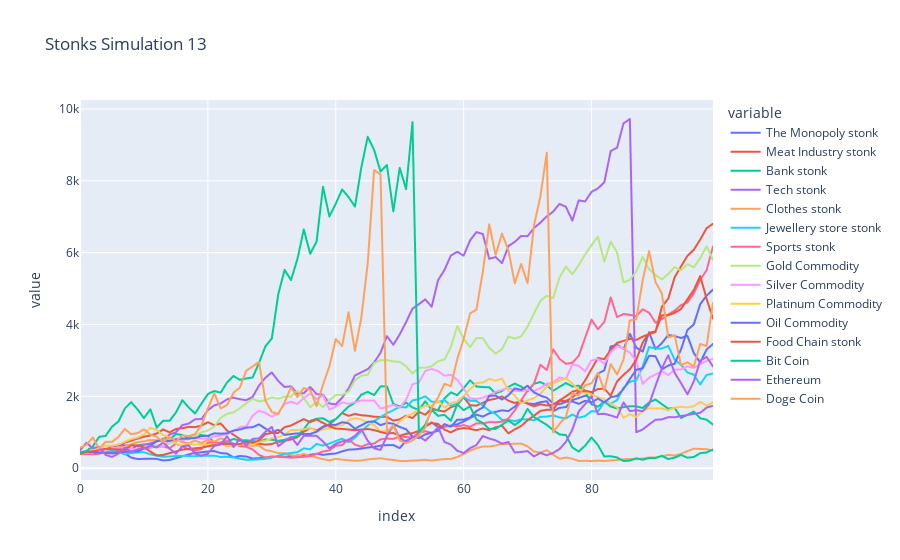

Notebook cell for this chart:
### Code cell
main_df = None
list_of_df = []

count += 1

for i in tqdm(range(1)):
    
    the_monopoly_stonk = {'name':'The Monopoly stonk' ,'price': stonk_start_value , 'phase': phase1 , 'phase_number':1,'bought_price':stonk_start_value , 'percent_increase_in_value': 1 , 'owner': None ,'price_history' : [], 'percent_increase_pr_round':0}
    meat_industry_stonk = {'name':'Meat Industry stonk','price': stonk_start_value , 'phase': phase1 , 'phase_number':1,'bought_price':stonk_start_value , 'percent_increase_in_value':1 , 'owner': None,'price_history' : [], 'percent_increase_pr_round':0}
    bank_stonk = {'name':'Bank stonk','price': stonk_start_value , 'phase': phase1 , 'phase_number':1,'bought_price':stonk_start_value , 'percent_increase_in_value':1 , 'owner': None,'price_history' : [], 'percent_increase_pr_round':0} 
    tech_stonk = {'name':'Tech stonk','price': stonk_start_value , 'phase': phase1 , 'phase_number':1,'bought_price':stonk_start_value , 'percent_increase_in_value':1 , 'owner': None,'price_history' : [], 'percent_increase_pr_round':0} 
    clothes_stonk = {'name':'Clothes stonk','price': stonk_start_value , 'phase': phase1 , 'phase_number':1,'bought_price':stonk_start_value , 'percent_increase_in_value': 1 , 'owner': None,'price_history' : [], 'percent_increase_pr_round':0}
    jewellery_store_stonk = {'name':'Jewellery store stonk','price': stonk_start_value , 'phase': phase1 , 'phase_number':1,'bought_price':stonk_start_value , 'percent_increase_in_value': 1 , 'owner': None,'price_history' : [], 'percent_increase_pr_round':0}
    sports_stonk = {'name':'Sports stonk','price': stonk_start_value , 'phase': phase1 , 'phase_number':1,'bought_price':stonk_start_value , 'percent_increase_in_value': 1 , 'owner': None,'price_history' : [], 'percent_increase_pr_round':0}
    food_chain_stonk = {'name':'Food Chain stonk','price': stonk_start_value , 'phase': phase1 , 'phase_number':1,'bought_price':stonk_start_value , 'percent_increase_in_value': 1 , 'owner': None,'price_history' : [], 'percent_increase_pr_round':0}
    gold = {'name':'Gold Commodity','price': stonk_start_value , 'phase': phase1 , 'phase_number':1 ,'bought_price':stonk_start_value , 'percent_increase_in_value': 1 , 'owner': None,'price_history' : [], 'percent_increase_pr_round':0}
    silver = {'name':'Silver Commodity','price': stonk_start_value , 'phase': phase1 , 'phase_number':1 ,'bought_price':stonk_start_value , 'percent_increase_in_value': 1 , 'owner': None,'price_history' : [], 'percent_increase_pr_round':0}
    platinum = {'name':'Platinum Commodity','price': stonk_start_value , 'phase': phase1 , 'phase_number':1 ,'bought_price':stonk_start_value , 'percent_increase_in_value': 1 , 'owner': None,'price_history' : [], 'percent_increase_pr_round':0}
    oil = {'name':'Oil Commodity','price': stonk_start_value , 'phase': phase1 , 'phase_number':1,'bought_price':stonk_start_value , 'percent_increase_in_value': 1 , 'owner': None,'price_history' : [], 'percent_increase_pr_round':0}
    bit_coin = {'name':'Bit Coin','price': stonk_start_value , 'phase': phase_crypto , 'phase_number':4,'bought_price':stonk_start_value , 'percent_increase_in_value': 1 , 'owner': None,'price_history' : [], 'percent_increase_pr_round':0}
    ethereum = {'name':'Ethereum','price': stonk_start_value , 'phase': phase_crypto , 'phase_number':4,'bought_price':stonk_start_value , 'percent_increase_in_value': 1 , 'owner': None,'price_history' : [], 'percent_increase_pr_round':0}
    doge_coin = {'name':'Doge Coin','price': stonk_start_value , 'phase': phase_crypto , 'phase_number':4,'bought_price':stonk_start_value , 'percent_increase_in_value': 1 , 'owner': None,'price_history' : [], 'percent_increase_pr_round':0}


    stonks_list = [the_monopoly_stonk, meat_industry_stonk, bank_stonk,tech_stonk, clothes_stonk, jewellery_store_stonk
                    ,sports_stonk, gold,silver,platinum, oil, food_chain_stonk, bit_coin, ethereum, doge_coin ]
    

    for i in range(100):
        if (i%7 == 0 ) and i != 0:
            stonk_phase_change()
            ensure_crypto_stays_crypto()
        stonk_update_every_round()

    df = pd.DataFrame({ "{}".format(stonk['name']): stonk['price_history'] for stonk in stonks_list })
    df.reset_index(inplace = True)

    list_of_df.append(df.copy())

    
main_df = list_of_df[0].copy()
    
for idx in range(len(main_df)):
    for col in main_df:
        if col != "index":
            main_df.loc[idx,col] = sum([df.loc[idx,col] for df in list_of_df]) // len(list_of_df)


fig = px.line(main_df, x="index", y=[col for col in main_df if col != "index"], title='Stonks Simulation {}'.format(count))
fig.show()

### Figure 1 — Plotly figure (JSON) as saved in the notebook; plotly's stock layout.template omitted (floating-point values rounded to 4 significant figures)
{"data": [{"hovertemplate": "variable=The Monopoly stonk<br>index=%{x}<br>value=%{y}<extra></extra>", "legendgroup": "The Monopoly stonk", "line": {"color": "#636efa", "dash": "solid"}, "mode": "lines", "name": "The Monopoly stonk", "showlegend": true, "type": "scattergl", "x": [0, 1, 2, 3, 4, 5, 6, 7, 8, 9, 10, 11, 12, 13, 14, 15, 16, 17, 18, 19, 20, 21, 22, 23, 24, 25, 26, 27, 28, 29, 30, 31, 32, 33, 34, 35, 36, 37, 38, 39, 40, 41, 42, 43, 44, 45, 46, 47, 48, 49, 50, 51, 52, 53, 54, 55, 56, 57, 58, 59, 60, 61, 62, 63, 64, 65, 66, 67, 68, 69, 70, 71, 72, 73, 74, 75, 76, 77, 78, 79, 80, 81, 82, 83, 84, 85, 86, 87, 88, 89, 90, 91, 92, 93, 94, 95, 96, 97, 98, 99], "xaxis": "x", "y": [399, 420, 436, 475, 464, 465, 461, 410, 295, 255, 260, 264, 257, 215, 228, 279, 331, 383, 431, 442, 465, 477, 420, 407, 301, 339, 325, 269, 280, 300, 322, 323, 318, 330, 359, 349, 373, 402, 371, 395, 409, 468, 517, 525, 544, 575, 593, 629, 641, 641, 559, 762, 848, 999, 1176, 1272, 1147, 1149, 1187, 1219, 1302, 1394, 1490, 1436, 1526, 1568, 1610, 1589, 1714, 1880, 1804, 1785, 1836, 1865, 1587, 1680, 1700, 1897, 1952, 2020, 1953, 2630, 2724, 3388, 3432, 3318, 3739, 3357, 3246, 3784, 3318, 3480, 3709, 3679, 3623, 3684, 3205, 2938, 3305, 3457], "yaxis": "y"}, {"hovertemplate": "variable=Meat Industry stonk<br>index=%{x}<br>value=%{y}<extra></extra>", "legendgroup": "Meat Industry stonk", "line": {"color": "#EF553B", "dash": "solid"}, "mode": "lines", "name": "Meat Industry stonk", "showlegend": true, "type": "scattergl", "x": [0, 1, 2, 3, 4, 5, 6, 7, 8, 9, 10, 11, 12, 13, 14, 15, 16, 17, 18, 19, 20, 21, 22, 23, 24, 25, 26, 27, 28, 29, 30, 31, 32, 33, 34, 35, 36, 37, 38, 39, 40, 41, 42, 43, 44, 45, 46, 47, 48, 49, 50, 51, 52, 53, 54, 55, 56, 57, 58, 59, 60, 61, 62, 63, 64, 65, 66, 67, 68, 69, 70, 71, 72, 73, 74, 75, 76, 77, 78, 79, 80, 81, 82, 83, 84, 85, 86, 87, 88, 89, 90, 91, 92, 93, 94, 95, 96, 97, 98, 99], "xaxis": "x", "y": [409, 399, 411, 420, 478, 513, 547, 715, 765, 823, 875, 910, 965, 1080, 997, 1091, 1113, 1149, 1143, 1187, 1280, 1194, 1245, 1047, 932, 811, 725, 621, 682, 656, 673, 734, 759, 799, 861, 1013, 1125, 1045, 1157, 1223, 1365, 1536, 1456, 1509, 1474, 1460, 1433, 1425, 1430, 1325, 1359, 1463, 1392, 1570, 1486, 1664, 1607, 1578, 1694, 1758, 1974, 1752, 1741, 1821, 1897, 1934, 1997, 1879, 1816, 1859, 1795, 1723, 1776, 1745, 1764, 1889, 2000, 2128, 2179, 2444, 2759, 3068, 3037, 3292, 3489, 3544, 3600, 3571, 3663, 3732, 3787, 4495, 4719, 5313, 5616, 5910, 6079, 6364, 6682, 6804], "yaxis": "y"}, {"hovertemplate": "variable=Bank stonk<br>index=%{x}<br>value=%{y}<extra></extra>", "legendgroup": "Bank stonk", "line": {"color": "#00cc96", "dash": "solid"}, "mode": "lines", "name": "Bank stonk", "showlegend": true, "type": "scattergl", "x": [0, 1, 2, 3, 4, 5, 6, 7, 8, 9, 10, 11, 12, 13, 14, 15, 16, 17, 18, 19, 20, 21, 22, 23, 24, 25, 26, 27, 28, 29, 30, 31, 32, 33, 34, 35, 36, 37, 38, 39, 40, 41, 42, 43, 44, 45, 46, 47, 48, 49, 50, 51, 52, 53, 54, 55, 56, 57, 58, 59, 60, 61, 62, 63, 64, 65, 66, 67, 68, 69, 70, 71, 72, 73, 74, 75, 76, 77, 78, 79, 80, 81, 82, 83, 84, 85, 86, 87, 88, 89, 90, 91, 92, 93, 94, 95, 96, 97, 98, 99], "xaxis": "x", "y": [430, 441, 441, 454, 509, 519, 565, 577, 523, 638, 662, 661, 740, 824, 797, 951, 925, 845, 947, 922, 896, 711, 705, 737, 814, 765, 779, 756, 734, 800, 793, 762, 789, 849, 896, 1088, 1317, 1376, 1391, 1286, 1368, 1547, 1714, 1820, 2047, 2124, 2036, 2276, 2278, 1788, 1716, 1824, 1690, 1622, 1863, 1620, 1624, 1942, 2110, 2034, 2225, 2447, 2273, 2257, 2252, 2083, 2149, 2262, 2354, 2273, 2138, 2351, 2398, 2304, 2154, 2263, 2371, 2273, 2298, 2153, 1778, 1713, 1850, 1716, 1662, 1698, 1725, 1721, 1677, 1831, 1911, 1782, 1659, 1678, 1399, 1487, 1576, 1390, 1349, 1214], "yaxis": "y"}, {"hovertemplate": "variable=Tech stonk<br>index=%{x}<br>value=%{y}<extra></extra>", "legendgroup": "Tech stonk", "line": {"color": "#ab63fa", "dash": "solid"}, "mode": "lines", "name": "Tech stonk", "showlegend": true, "type": "scattergl", "x": [0, 1, 2, 3, 4, 5, 6, 7, 8, 9, 10, 11, 12, 13, 14, 15, 16, 17, 18, 19, 20, 21, 22, 23, 24, 25, 26, 27, 28, 29, 30, 31, 32, 33, 34, 35, 36, 37, 38, 39, 40, 41, 42, 43, 44, 45, 46, 47, 48, 49, 50, 51, 52, 53, 54, 55, 56, 57, 58, 59, 60, 61, 62, 63, 64, 65, 66, 67, 68, 69, 70, 71, 72, 73, 74, 75, 76, 77, 78, 79, 80, 81, 82, 83, 84, 85, 86, 87, 88, 89, 90, 91, 92, 93, 94, 95, 96, 97, 98, 99], "xaxis": "x", "y": [432, 430, 439, 461, 528, 592, 641, 632, 642, 602, 652, 694, 745, 789, 936, 999, 1198, 1241, 1362, 1368, 1615, 1749, 1803, 1916, 1965, 1919, 1892, 1986, 2301, 2519, 2665, 2427, 2261, 2279, 2083, 2087, 2260, 2063, 2044, 1800, 1774, 1963, 2216, 2579, 2671, 2756, 2943, 3213, 3675, 3436, 3721, 4070, 4440, 4564, 4700, 4493, 5234, 5516, 5918, 6026, 5914, 6340, 6572, 6519, 5826, 5877, 5707, 6181, 6299, 6464, 6458, 6684, 6833, 7007, 7141, 7357, 7274, 6893, 7455, 7425, 7691, 7789, 7956, 8829, 8920, 9598, 9720, 1000, 1077, 1216, 1346, 1359, 1421, 1419, 1451, 1480, 1512, 1542, 1685, 1738], "yaxis": "y"}, {"hovertemplate": "variable=Clothes stonk<br>index=%{x}<br>value=%{y}<extra></extra>", "legendgroup": "Clothes stonk", "line": {"color": "#FFA15A", "dash": "solid"}, "mode": "lines", "name": "Clothes stonk", "showlegend": true, "type": "scattergl", "x": [0, 1, 2, 3, 4, 5, 6, 7, 8, 9, 10, 11, 12, 13, 14, 15, 16, 17, 18, 19, 20, 21, 22, 23, 24, 25, 26, 27, 28, 29, 30, 31, 32, 33, 34, 35, 36, 37, 38, 39, 40, 41, 42, 43, 44, 45, 46, 47, 48, 49, 50, 51, 52, 53, 54, 55, 56, 57, 58, 59, 60, 61, 62, 63, 64, 65, 66, 67, 68, 69, 70, 71, 72, 73, 74, 75, 76, 77, 78, 79, 80, 81, 82, 83, 84, 85, 86, 87, 88, 89, 90, 91, 92, 93, 94, 95, 96, 97, 98, 99], "xaxis": "x", "y": [397, 390, 419, 463, 495, 551, 577, 591, 671, 722, 749, 784, 777, 800, 801, 794, 727, 698, 768, 698, 789, 740, 833, 758, 684, 644, 636, 625, 631, 503, 471, 419, 419, 361, 341, 398, 344, 296, 253, 219, 262, 239, 222, 205, 211, 247, 260, 276, 245, 231, 200, 200, 210, 219, 235, 212, 236, 253, 257, 312, 392, 485, 559, 603, 602, 630, 674, 675, 679, 685, 606, 464, 433, 502, 375, 262, 296, 264, 200, 204, 200, 210, 200, 215, 227, 248, 258, 251, 272, 297, 299, 330, 369, 353, 398, 475, 542, 536, 529, 491], "yaxis": "y"}, {"hovertemplate": "variable=Jewellery store stonk<br>index=%{x}<br>value=%{y}<extra></extra>", "legendgroup": "Jewellery store stonk", "line": {"color": "#19d3f3", "dash": "solid"}, "mode": "lines", "name": "Jewellery store stonk", "showlegend": true, "type": "scattergl", "x": [0, 1, 2, 3, 4, 5, 6, 7, 8, 9, 10, 11, 12, 13, 14, 15, 16, 17, 18, 19, 20, 21, 22, 23, 24, 25, 26, 27, 28, 29, 30, 31, 32, 33, 34, 35, 36, 37, 38, 39, 40, 41, 42, 43, 44, 45, 46, 47, 48, 49, 50, 51, 52, 53, 54, 55, 56, 57, 58, 59, 60, 61, 62, 63, 64, 65, 66, 67, 68, 69, 70, 71, 72, 73, 74, 75, 76, 77, 78, 79, 80, 81, 82, 83, 84, 85, 86, 87, 88, 89, 90, 91, 92, 93, 94, 95, 96, 97, 98, 99], "xaxis": "x", "y": [420, 441, 480, 480, 510, 486, 468, 381, 421, 437, 443, 387, 345, 318, 325, 339, 344, 337, 331, 342, 347, 348, 311, 318, 299, 262, 236, 236, 249, 259, 295, 346, 400, 421, 447, 552, 524, 673, 629, 686, 755, 821, 722, 845, 1027, 1186, 1310, 1422, 1525, 1614, 1705, 1691, 1885, 1924, 2002, 1851, 1836, 1900, 1738, 1790, 1983, 1875, 1873, 1740, 1600, 1510, 1343, 1349, 1308, 1364, 1357, 1333, 1428, 1435, 1468, 1413, 1386, 1492, 1408, 1448, 1589, 1573, 1846, 1798, 1896, 2241, 2402, 2452, 2827, 3375, 3327, 3330, 3403, 3021, 2879, 2665, 2606, 2332, 2593, 2637], "yaxis": "y"}, {"hovertemplate": "variable=Sports stonk<br>index=%{x}<br>value=%{y}<extra></extra>", "legendgroup": "Sports stonk", "line": {"color": "#FF6692", "dash": "solid"}, "mode": "lines", "name": "Sports stonk", "showlegend": true, "type": "scattergl", "x": [0, 1, 2, 3, 4, 5, 6, 7, 8, 9, 10, 11, 12, 13, 14, 15, 16, 17, 18, 19, 20, 21, 22, 23, 24, 25, 26, 27, 28, 29, 30, 31, 32, 33, 34, 35, 36, 37, 38, 39, 40, 41, 42, 43, 44, 45, 46, 47, 48, 49, 50, 51, 52, 53, 54, 55, 56, 57, 58, 59, 60, 61, 62, 63, 64, 65, 66, 67, 68, 69, 70, 71, 72, 73, 74, 75, 76, 77, 78, 79, 80, 81, 82, 83, 84, 85, 86, 87, 88, 89, 90, 91, 92, 93, 94, 95, 96, 97, 98, 99], "xaxis": "x", "y": [403, 397, 386, 400, 458, 440, 464, 487, 513, 509, 543, 571, 616, 604, 557, 679, 611, 525, 495, 537, 715, 704, 717, 750, 681, 614, 595, 521, 369, 297, 329, 313, 308, 292, 307, 315, 337, 401, 464, 495, 625, 642, 800, 656, 597, 669, 687, 802, 823, 815, 881, 865, 856, 978, 1028, 981, 1085, 1149, 1180, 1165, 1200, 1149, 1248, 1245, 1283, 1279, 1293, 1384, 1608, 1892, 2162, 2356, 2879, 2732, 3308, 3043, 2906, 2935, 3128, 3628, 4135, 3866, 4070, 4753, 4206, 4294, 4268, 4229, 4423, 4330, 4052, 4153, 4277, 4383, 4540, 4612, 4865, 5244, 5510, 6170], "yaxis": "y"}, {"hovertemplate": "variable=Gold Commodity<br>index=%{x}<br>value=%{y}<extra></extra>", "legendgroup": "Gold Commodity", "line": {"color": "#B6E880", "dash": "solid"}, "mode": "lines", "name": "Gold Commodity", "showlegend": true, "type": "scattergl", "x": [0, 1, 2, 3, 4, 5, 6, 7, 8, 9, 10, 11, 12, 13, 14, 15, 16, 17, 18, 19, 20, 21, 22, 23, 24, 25, 26, 27, 28, 29, 30, 31, 32, 33, 34, 35, 36, 37, 38, 39, 40, 41, 42, 43, 44, 45, 46, 47, 48, 49, 50, 51, 52, 53, 54, 55, 56, 57, 58, 59, 60, 61, 62, 63, 64, 65, 66, 67, 68, 69, 70, 71, 72, 73, 74, 75, 76, 77, 78, 79, 80, 81, 82, 83, 84, 85, 86, 87, 88, 89, 90, 91, 92, 93, 94, 95, 96, 97, 98, 99], "xaxis": "x", "y": [407, 460, 427, 475, 497, 546, 547, 423, 526, 527, 593, 621, 639, 638, 687, 731, 818, 800, 901, 1000, 1049, 1155, 1401, 1514, 1553, 1669, 1800, 1933, 1857, 1890, 1973, 1933, 1994, 1997, 2156, 1955, 1698, 1845, 1699, 1896, 2034, 2042, 2135, 2446, 2575, 2600, 2925, 3006, 3009, 2972, 2960, 2835, 2636, 2796, 2796, 2835, 2976, 3026, 3370, 3953, 3609, 3367, 3626, 3618, 3353, 3188, 3312, 3663, 3608, 3669, 3940, 4306, 4654, 4802, 4734, 5311, 5614, 5397, 5654, 5950, 6205, 6447, 5751, 6305, 6005, 5173, 5239, 5480, 5884, 5537, 5381, 5251, 5405, 5598, 5508, 5679, 5592, 5845, 6179, 5795], "yaxis": "y"}, {"hovertemplate": "variable=Silver Commodity<br>index=%{x}<br>value=%{y}<extra></extra>", "legendgroup": "Silver Commodity", "line": {"color": "#FF97FF", "dash": "solid"}, "mode": "lines", "name": "Silver Commodity", "showlegend": true, "type": "scattergl", "x": [0, 1, 2, 3, 4, 5, 6, 7, 8, 9, 10, 11, 12, 13, 14, 15, 16, 17, 18, 19, 20, 21, 22, 23, 24, 25, 26, 27, 28, 29, 30, 31, 32, 33, 34, 35, 36, 37, 38, 39, 40, 41, 42, 43, 44, 45, 46, 47, 48, 49, 50, 51, 52, 53, 54, 55, 56, 57, 58, 59, 60, 61, 62, 63, 64, 65, 66, 67, 68, 69, 70, 71, 72, 73, 74, 75, 76, 77, 78, 79, 80, 81, 82, 83, 84, 85, 86, 87, 88, 89, 90, 91, 92, 93, 94, 95, 96, 97, 98, 99], "xaxis": "x", "y": [417, 430, 448, 462, 519, 530, 542, 574, 549, 510, 542, 589, 593, 588, 789, 826, 778, 832, 835, 822, 825, 886, 913, 950, 1025, 1145, 1162, 1460, 1597, 1537, 1434, 1538, 1785, 1847, 1787, 1953, 2079, 1927, 2029, 1631, 1712, 1831, 1794, 1831, 1887, 1879, 1880, 1663, 1706, 1762, 1682, 1902, 2337, 2388, 2707, 2763, 2702, 2575, 2600, 2459, 2215, 1944, 1924, 1964, 2030, 2127, 2178, 2232, 2156, 2143, 2183, 2152, 2229, 2353, 2376, 2525, 2487, 2887, 2849, 2695, 2999, 3043, 2906, 3222, 3399, 3331, 3214, 2989, 2349, 2515, 2608, 2701, 2587, 2744, 2749, 2836, 2790, 2898, 2984, 3046], "yaxis": "y"}, {"hovertemplate": "variable=Platinum Commodity<br>index=%{x}<br>value=%{y}<extra></extra>", "legendgroup": "Platinum Commodity", "line": {"color": "#FECB52", "dash": "solid"}, "mode": "lines", "name": "Platinum Commodity", "showlegend": true, "type": "scattergl", "x": [0, 1, 2, 3, 4, 5, 6, 7, 8, 9, 10, 11, 12, 13, 14, 15, 16, 17, 18, 19, 20, 21, 22, 23, 24, 25, 26, 27, 28, 29, 30, 31, 32, 33, 34, 35, 36, 37, 38, 39, 40, 41, 42, 43, 44, 45, 46, 47, 48, 49, 50, 51, 52, 53, 54, 55, 56, 57, 58, 59, 60, 61, 62, 63, 64, 65, 66, 67, 68, 69, 70, 71, 72, 73, 74, 75, 76, 77, 78, 79, 80, 81, 82, 83, 84, 85, 86, 87, 88, 89, 90, 91, 92, 93, 94, 95, 96, 97, 98, 99], "xaxis": "x", "y": [425, 480, 537, 586, 624, 623, 663, 736, 810, 853, 939, 1123, 1067, 921, 866, 689, 625, 674, 660, 664, 648, 672, 668, 611, 614, 655, 696, 661, 728, 763, 835, 863, 942, 1064, 1062, 1078, 1132, 1022, 1078, 1113, 1177, 1191, 1329, 1392, 1354, 1261, 1204, 1011, 1040, 1116, 1307, 1440, 1514, 1644, 1734, 1749, 1873, 1683, 1807, 1852, 2016, 2197, 2368, 2384, 2486, 2433, 2498, 2155, 2019, 1802, 1886, 1955, 2068, 2274, 2362, 2435, 2505, 2352, 2189, 2105, 2046, 1978, 1924, 1793, 1697, 1401, 1504, 1428, 1585, 1669, 1663, 1666, 1612, 1684, 1709, 1691, 1724, 1848, 1742, 1832], "yaxis": "y"}, {"hovertemplate": "variable=Oil Commodity<br>index=%{x}<br>value=%{y}<extra></extra>", "legendgroup": "Oil Commodity", "line": {"color": "#636efa", "dash": "solid"}, "mode": "lines", "name": "Oil Commodity", "showlegend": true, "type": "scattergl", "x": [0, 1, 2, 3, 4, 5, 6, 7, 8, 9, 10, 11, 12, 13, 14, 15, 16, 17, 18, 19, 20, 21, 22, 23, 24, 25, 26, 27, 28, 29, 30, 31, 32, 33, 34, 35, 36, 37, 38, 39, 40, 41, 42, 43, 44, 45, 46, 47, 48, 49, 50, 51, 52, 53, 54, 55, 56, 57, 58, 59, 60, 61, 62, 63, 64, 65, 66, 67, 68, 69, 70, 71, 72, 73, 74, 75, 76, 77, 78, 79, 80, 81, 82, 83, 84, 85, 86, 87, 88, 89, 90, 91, 92, 93, 94, 95, 96, 97, 98, 99], "xaxis": "x", "y": [432, 463, 442, 434, 423, 411, 435, 448, 472, 466, 542, 621, 759, 761, 757, 800, 825, 823, 841, 894, 901, 970, 960, 971, 1048, 1076, 1129, 1141, 1219, 1102, 993, 1068, 926, 950, 969, 948, 953, 1013, 1144, 1203, 1207, 1279, 1250, 1098, 1193, 1290, 1304, 1197, 1260, 1238, 1149, 1085, 876, 839, 941, 989, 1043, 1227, 1153, 1349, 1351, 1410, 1591, 1688, 2012, 2022, 1912, 2028, 2224, 2179, 2296, 2110, 2019, 1964, 1800, 1780, 1847, 1858, 1792, 1876, 1830, 1937, 1832, 1974, 2011, 2202, 2483, 2738, 2781, 3128, 3118, 2750, 2857, 2908, 3309, 3845, 4002, 4566, 4803, 4971], "yaxis": "y"}, {"hovertemplate": "variable=Food Chain stonk<br>index=%{x}<br>value=%{y}<extra></extra>", "legendgroup": "Food Chain stonk", "line": {"color": "#EF553B", "dash": "solid"}, "mode": "lines", "name": "Food Chain stonk", "showlegend": true, "type": "scattergl", "x": [0, 1, 2, 3, 4, 5, 6, 7, 8, 9, 10, 11, 12, 13, 14, 15, 16, 17, 18, 19, 20, 21, 22, 23, 24, 25, 26, 27, 28, 29, 30, 31, 32, 33, 34, 35, 36, 37, 38, 39, 40, 41, 42, 43, 44, 45, 46, 47, 48, 49, 50, 51, 52, 53, 54, 55, 56, 57, 58, 59, 60, 61, 62, 63, 64, 65, 66, 67, 68, 69, 70, 71, 72, 73, 74, 75, 76, 77, 78, 79, 80, 81, 82, 83, 84, 85, 86, 87, 88, 89, 90, 91, 92, 93, 94, 95, 96, 97, 98, 99], "xaxis": "x", "y": [407, 452, 471, 506, 542, 530, 520, 518, 635, 637, 578, 464, 356, 369, 418, 465, 516, 534, 555, 570, 609, 642, 676, 678, 668, 672, 734, 708, 770, 948, 981, 979, 1144, 1186, 1281, 1365, 1283, 1356, 1261, 1168, 1102, 1092, 1077, 1057, 1072, 1090, 1063, 1007, 964, 980, 902, 957, 975, 1040, 1162, 1258, 1230, 1075, 996, 1085, 1118, 1096, 1055, 1104, 1061, 1137, 1182, 969, 1080, 1175, 1333, 1460, 1595, 1625, 1628, 1870, 1871, 1973, 2124, 2157, 2116, 2202, 2213, 2018, 2415, 2598, 2753, 3014, 3496, 3765, 3810, 4259, 4259, 4322, 4430, 4704, 4958, 5349, 4714, 4162], "yaxis": "y"}, {"hovertemplate": "variable=Bit Coin<br>index=%{x}<br>value=%{y}<extra></extra>", "legendgroup": "Bit Coin", "line": {"color": "#00cc96", "dash": "solid"}, "mode": "lines", "name": "Bit Coin", "showlegend": true, "type": "scattergl", "x": [0, 1, 2, 3, 4, 5, 6, 7, 8, 9, 10, 11, 12, 13, 14, 15, 16, 17, 18, 19, 20, 21, 22, 23, 24, 25, 26, 27, 28, 29, 30, 31, 32, 33, 34, 35, 36, 37, 38, 39, 40, 41, 42, 43, 44, 45, 46, 47, 48, 49, 50, 51, 52, 53, 54, 55, 56, 57, 58, 59, 60, 61, 62, 63, 64, 65, 66, 67, 68, 69, 70, 71, 72, 73, 74, 75, 76, 77, 78, 79, 80, 81, 82, 83, 84, 85, 86, 87, 88, 89, 90, 91, 92, 93, 94, 95, 96, 97, 98, 99], "xaxis": "x", "y": [441, 479, 609, 873, 899, 1154, 1299, 1660, 1839, 1636, 1393, 1640, 1129, 1322, 1320, 1548, 1893, 1690, 1522, 1799, 2063, 2149, 2103, 2386, 2567, 2459, 2498, 2525, 2931, 3394, 3611, 4835, 5521, 5236, 5822, 6646, 5967, 6308, 7833, 7007, 7363, 7760, 7548, 7281, 8373, 9226, 8855, 8261, 8438, 7150, 8360, 7766, 9632, 1000, 1212, 1616, 1456, 1485, 1321, 1780, 1614, 1723, 1356, 1258, 1093, 1095, 1208, 1326, 1201, 1333, 1650, 1423, 1313, 1206, 1061, 939, 922, 577, 464, 626, 853, 643, 327, 333, 298, 200, 211, 275, 234, 282, 284, 344, 254, 293, 370, 292, 311, 418, 438, 521], "yaxis": "y"}, {"hovertemplate": "variable=Ethereum<br>index=%{x}<br>value=%{y}<extra></extra>", "legendgroup": "Ethereum", "line": {"color": "#ab63fa", "dash": "solid"}, "mode": "lines", "name": "Ethereum", "showlegend": true, "type": "scattergl", "x": [0, 1, 2, 3, 4, 5, 6, 7, 8, 9, 10, 11, 12, 13, 14, 15, 16, 17, 18, 19, 20, 21, 22, 23, 24, 25, 26, 27, 28, 29, 30, 31, 32, 33, 34, 35, 36, 37, 38, 39, 40, 41, 42, 43, 44, 45, 46, 47, 48, 49, 50, 51, 52, 53, 54, 55, 56, 57, 58, 59, 60, 61, 62, 63, 64, 65, 66, 67, 68, 69, 70, 71, 72, 73, 74, 75, 76, 77, 78, 79, 80, 81, 82, 83, 84, 85, 86, 87, 88, 89, 90, 91, 92, 93, 94, 95, 96, 97, 98, 99], "xaxis": "x", "y": [498, 706, 558, 593, 369, 314, 404, 570, 451, 524, 546, 628, 575, 719, 545, 404, 606, 637, 400, 348, 405, 619, 659, 887, 589, 816, 633, 814, 829, 1014, 1150, 610, 744, 871, 647, 904, 901, 902, 745, 551, 678, 743, 789, 898, 1085, 765, 552, 507, 893, 1207, 847, 734, 867, 885, 768, 931, 1143, 729, 657, 486, 421, 559, 645, 895, 826, 776, 682, 730, 436, 453, 474, 327, 424, 361, 424, 534, 732, 1077, 1578, 1784, 2003, 1502, 1515, 1468, 1409, 1830, 1588, 1616, 1585, 1773, 2288, 2777, 3143, 2655, 2368, 2057, 2416, 2991, 3098, 2828], "yaxis": "y"}, {"hovertemplate": "variable=Doge Coin<br>index=%{x}<br>value=%{y}<extra></extra>", "legendgroup": "Doge Coin", "line": {"color": "#FFA15A", "dash": "solid"}, "mode": "lines", "name": "Doge Coin", "showlegend": true, "type": "scattergl", "x": [0, 1, 2, 3, 4, 5, 6, 7, 8, 9, 10, 11, 12, 13, 14, 15, 16, 17, 18, 19, 20, 21, 22, 23, 24, 25, 26, 27, 28, 29, 30, 31, 32, 33, 34, 35, 36, 37, 38, 39, 40, 41, 42, 43, 44, 45, 46, 47, 48, 49, 50, 51, 52, 53, 54, 55, 56, 57, 58, 59, 60, 61, 62, 63, 64, 65, 66, 67, 68, 69, 70, 71, 72, 73, 74, 75, 76, 77, 78, 79, 80, 81, 82, 83, 84, 85, 86, 87, 88, 89, 90, 91, 92, 93, 94, 95, 96, 97, 98, 99], "xaxis": "x", "y": [569, 648, 855, 543, 735, 731, 866, 1093, 946, 977, 1083, 937, 871, 734, 876, 747, 909, 894, 948, 1205, 1660, 2086, 1662, 1761, 2097, 2245, 2714, 2833, 2957, 1877, 1567, 1504, 1833, 2254, 1981, 2230, 2183, 1724, 2322, 2830, 3594, 3399, 4340, 3268, 4189, 5701, 8299, 8179, 1000, 1199, 770, 696, 768, 914, 1130, 1686, 1967, 2352, 2283, 3038, 3593, 4304, 4415, 5470, 6788, 5937, 6532, 6062, 5146, 5682, 5148, 6757, 7561, 8783, 1000, 1237, 1432, 2090, 2023, 2308, 2363, 2656, 2161, 2897, 2610, 3019, 4114, 4142, 5227, 6043, 5186, 4864, 3638, 3703, 2866, 2949, 2828, 3458, 3399, 4602], "yaxis": "y"}], "layout": {"legend": {"title": {"text": "variable"}, "tracegroupgap": 0}, "title": {"text": "Stonks Simulation 13"}, "xaxis": {"anchor": "y", "domain": [0, 1], "title": {"text": "index"}}, "yaxis": {"anchor": "x", "domain": [0, 1], "title": {"text": "value"}}}}
